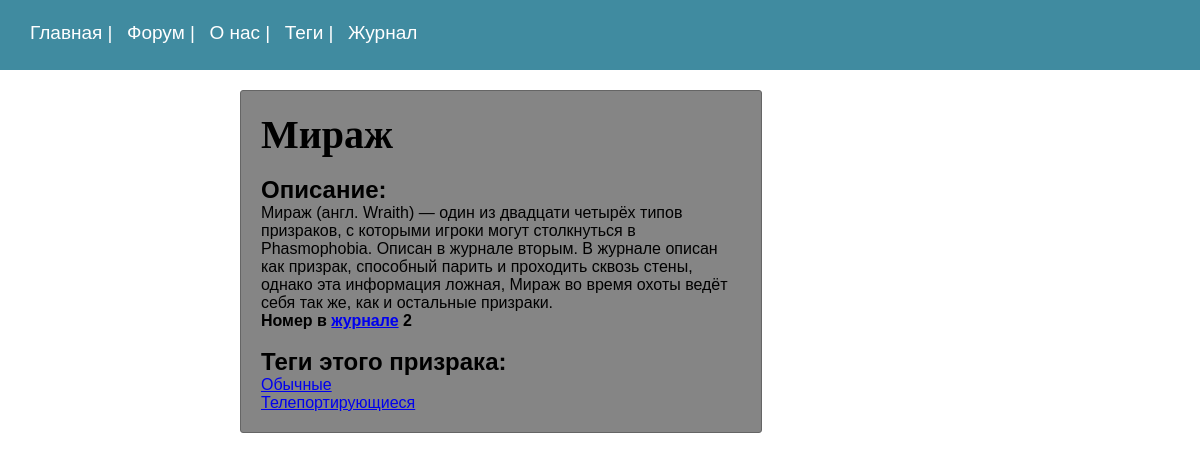
The app's page /ghosts/mirazh with its own data.
### MainForum/models.py (models this page shows, shortened)
class Ghost(models.Model):
    class Status(models.IntegerChoices):
        HARD = 1, 'Сложные'
        MIDDLE = 2, 'Средние'
        EASY = 3, 'Легкие'
    name = models.CharField(max_length=40)
    slug = models.SlugField(max_length=120, unique=True, db_index=True)
    number = models.IntegerField()
    category = models.ForeignKey(Ghost_category, choices=Status.choices, on_delete=models.PROTECT, default=Status.EASY, related_name='ghosts')
    description = models.TextField(max_length=500)
    tags = models.ManyToManyField('TagGhost', blank=True, related_name='tags')

class TagGhost(models.Model):
    tag = models.CharField(max_length=120)
    slug = models.SlugField(max_length=120, unique=True)
    def get_absolute_url(self):
        return  reverse('tag', kwargs={'tag_slug': self.slug})

### MainForum/views.py (the view)
# urls.py: path('ghosts/<slug:ghost_slug>',views.Ghost_by_Slug.as_view(),name = 'slug_ghost'),
class Ghost_by_Slug(DetailView):
    model = Ghost
    template_name = 'MainForum/ghost.html'
    slug_url_kwarg = 'ghost_slug'
    context_object_name = 'ghost'
    def get_context_data(self, **kwargs: Any) -> dict[str, Any]:
        context = super().get_context_data(**kwargs)
        context['tags'] = get_tags_by_ghost_slug(
            context['ghost'].slug).prefetch_related('tags')
        return context

### MainForum/services.py (called while the page is built)
def get_ghost_by_slug(slug):
    ghost = Ghost.objects.filter(slug=slug)
    return ghost

def get_tags_by_ghost_slug(slug):
    ghost = get_ghost_by_slug(slug)
    return get_tags_by_ghost(ghost)

def get_tags_by_ghost(ghost_obj):
    return ghost_obj[0].tags.all()

### MainForum/templates/MainForum/ghost.html (shortened to what this page needs)
{% extends 'MainForum/base.html' %}
{% block content %}
<div class="ghost_container">
    <h1 style = "font-family: Cambria, Cochin, Georgia, Times, 'Times New Roman', serif;font-size:40px">{{ ghost.name }}</h1><br>
    <h2>Описание:</h2>
    <p>{{ ghost.description }}</p>
    <strong><p>Номер в <a href = "{% url 'journal' %}">журнале</a> {{ ghost.number }}</p></strong><br>
    <h2>Теги этого призрака:</h2>
    {% for i in tags %}
        <a href = "{{ i.get_absolute_url }}">{{ i.tag }}</a><br>
    {% endfor %}
</div>
{% endblock %}

### MainForum/static/MainForum/css/styles.css (style rules this page uses)
* { font-family:'Arial'; margin:0; padding:0; }
.ghost_container { display:block; justify-content: left; position: relative; left: 20%; width: 40%; background-color:#858585; padding:20px; border: 0.5px solid #656565; border-radius: 3px; }

### records on screen
Ghost: name "Мираж", description "Мираж (англ. Wraith) — один из двадцати четырёх типов призраков, с которыми игроки могут столкнуться в Phasmophobia. Описан в журнале вторым. В журнале описан как призрак, способный парить и проходить сквозь стены, однако эта информация ложная, Мираж во время охоты ведёт себя так же, как и остальные призраки.", number "2"
TagGhost: tag "Обычные"
TagGhost: tag "Телепортирующиеся"
